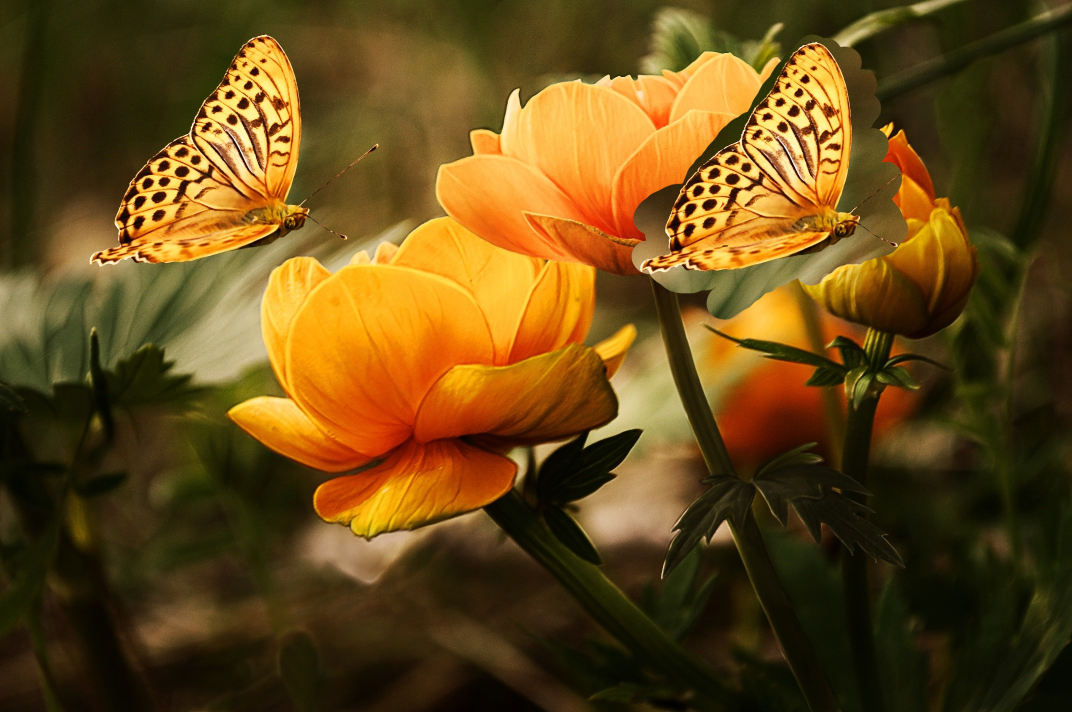
#> input picture image/colorFlower-cloned.jpeg, 2144 x 1424 px, found by its file name (shown at 1/2 size)
$ python cloning5.py
#> lines starting #> are read from the running program, lines starting #| are printed output that depends on the picture
#> further down, img is the input picture: shape (1424, 2144, 3); mean B, G, R 23.5, 73, 101.3
"""this is to do cloning detection using ORB and brute force matching"""
from cv2.cv2 import HOGDescriptor
from skimage import img_as_float
from skimage.segmentation import slic
import matplotlib.pyplot as plt
from skimage.segmentation import mark_boundaries
import numpy
import cv2
import scipy.spatial.distance
import time

class Data:
    def __init__(self, x1=None, y1=None, x2=None, y2=None):
        """this act as the constructor"""
        self.x1 = x1
        self.y1 = y1
        self.x2 = x2
        self.y2 = y2


class KeyDes:
    def __init__(self, keypoint=None, descriptor=None):
        """this act as the constructor"""
        self.keypoint = keypoint
        self.descriptor = descriptor

def getImageSegments(rgbImage: numpy.uint8, segments: int, sigma: int) -> numpy.ndarray:
    """this will return the slic segmetns"""
#> called with segments = 500, sigma = 5
    # img = img_as_float(image)
    bgrImage = rgbImage[:, :, ::-1]  # converted to bgr order because skimage work on bgr images
    segmentedData = slic(image=bgrImage, n_segments=segments, sigma=sigma)
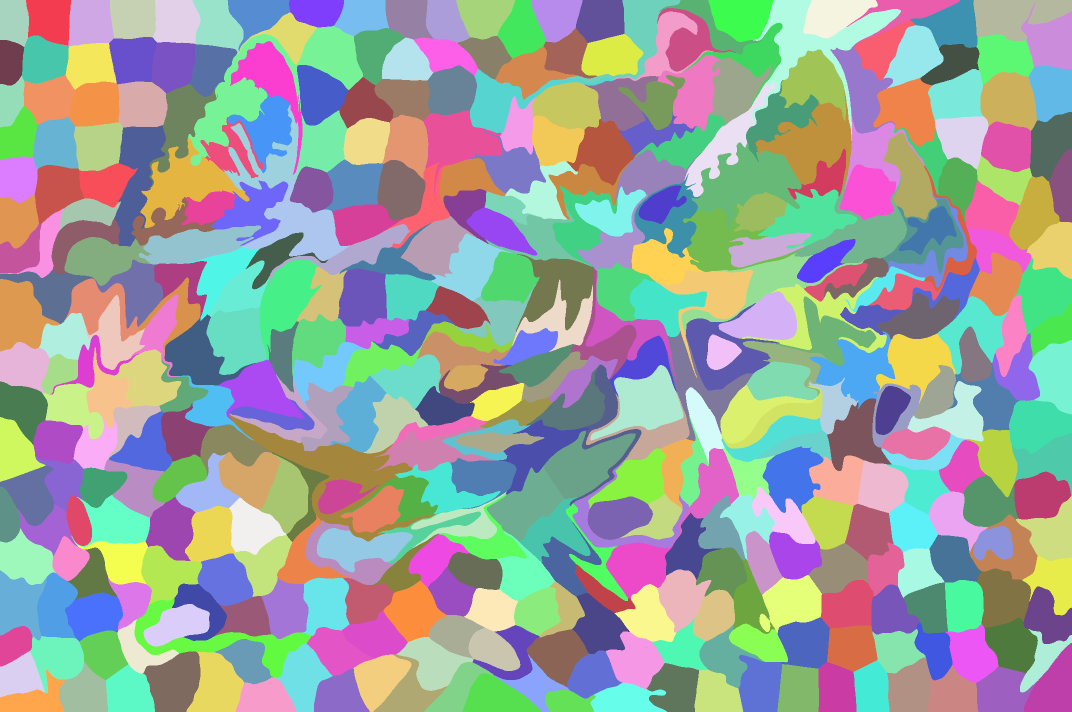
#> segmentedData: shape (1424, 2144) int64 (shown at 1/2 size); 432 distinct labels, from 1 to 432; one colour per label, 0 black
    # drawSegments(image=bgrImage, segments=segmentedData)
    return segmentedData


def drawSegments(image: numpy.float, segments: numpy.ndarray) -> None:
    # show the output of SLIC
    fig = plt.figure("Superpixels -- %d segments" % (50))
    ax = fig.add_subplot(1, 1, 1)
    ax.imshow(mark_boundaries(image, segments))
    plt.axis("off")
    # show the plots
    plt.show()
    return None


def resizeImage(image: numpy.uint8) -> numpy.uint8:
    """this will resize image if dimensions are greter than 512"""
    if image.shape[0] > 512:
        width = int(numpy.around((image.shape[1]) / 2))
        height = int(numpy.around(image.shape[0] / 2))
        resizedImage = cv2.resize(src=image, dsize=(width, height))
        return resizedImage
    return image

def getORBKesDes(image:numpy.ndarray, segments:numpy.ndarray):
    # Initiate ORB detector
    orb = cv2.ORB_create()

    # find the keypoints and descriptors with ORB
    keys, des = orb.detectAndCompute(image=image,mask=None)
#> keys = 500 keypoints; strongest (x, y, size): (1478, 285, 31), (377, 270, 31), (505, 143, 92.6), (496, 167, 92.6)

    '''separate the keypoints into two groups to use them in the knn clustering'''
    splitedDescriptions = numpy.array_split(des, 2)
#> splitedDescriptions = 2 items
    desRange1 = len(splitedDescriptions[0])
#> desRange1 = 250

    # create BFMatcher object
    bf = cv2.BFMatcher(cv2.NORM_HAMMING, crossCheck=True)

    print('type of keys = ', len(keys))
#| type of keys =  500
    print('shape of descriptors = ', des.shape)
#| shape of descriptors =  (500, 32)
    print('length of descriptors = ', len(des[0]))
#| length of descriptors =  32

    # Match descriptors.
    matches = bf.match(splitedDescriptions[0], splitedDescriptions[1])
#> matches = 55 matches
    '''the parameters -> query feature, train feature, cluster size'''
    print('length of matches : ', len(matches), ' type of matches - ', type(matches))
#| length of matches :  55  type of matches -  <class 'tuple'>

    # Apply ratio test
    count = 0
    bestMatches = {}  # dictionary to hold the cluster matches
    good = []
    for m in matches:
        count += 1
        print('match distance : ', m.distance, ' match train index : ',m.trainIdx, ' match query index : ', m.queryIdx, ' train image index : ', m.imgIdx)
        """if m.distance < 0.75 * n.distance:
            good.append([m])

            count += 1
            # print('distance : ', (m.distance / n.distance), m.trainIdx, n.trainIdx)
            print('n distance - ', n.distance, ' m distance - ', m.distance, ' m query index = ', m.queryIdx,
                  ' n train index = ', n.trainIdx)
            x1 = int(round(keys[m.queryIdx].pt[0]))
            y1 = int(round(keys[m.queryIdx].pt[1]))
            x2 = int(round(keys[n.trainIdx + desRange1 - 1].pt[0]))
            y2 = int(round(keys[n.trainIdx + desRange1 - 1].pt[1]))

            # img[int(round(keys[m.queryIdx].pt[1]) - 9):int(round(keys[m.queryIdx].pt[1] + 9)),
            #     int(round(keys[m.queryIdx].pt[0] - 9)):int(round(keys[m.queryIdx].pt[0] + 9)), 1] = 0

            # img[int(round(keys[n.trainIdx + desRange1 - 1].pt[1]) - 9):int(
            #     round(keys[n.trainIdx + desRange1 - 1].pt[1] + 9)),
            # int(round(keys[n.trainIdx + desRange1 - 1].pt[0] - 9)):int(
            #     round(keys[n.trainIdx + desRange1 - 1].pt[0] + 9)), 2] = 0

            '''draw patches around the keypoints matched'''
            img[y1 - 9:y1 + 9, x1 - 9:x1 + 9, 1] = 0
            img[y2 - 9:y2 + 9, x2 - 9:x2 + 9, 1] = 0

            ''' Draw a diagonal blue line with thickness of 5 px parameters: pt1 is in (x,y) order '''
            cv2.line(img=img, pt1=(x1, y1), pt2=(x2, y2), color=(255, 0, 0), thickness=1)

            segmentVal1 = segments[y1][x1]
            segmentVal2 = segments[y2][x2]
            '''segments are in (row,col) order and keypoint.pt is in (x,y) order and are in floating points'''

            '''filling the matched segments into the best matches dictionary'''
            if segmentVal1 in bestMatches:
                bestMatches[segmentVal1].append(segmentVal2)
            elif segmentVal2 in bestMatches:
                bestMatches[segmentVal2].append(segmentVal1)
            else:
                bestMatches[segmentVal1] = [segmentVal2]"""

        print('total count : ', count)

        return bestMatches
#> this loop made 1 pass
#> count on pass 1: 1
#| match distance :  71.0  match train index :  149  match query index :  7  train image index :  0
#| total count :  1
#> after the loop, count = 1


'''################################## execution start position ##############################################'''

start_time = time.time()
# img = cv2.imread('/home/waasala/workspace/PycharmProjects/OpenCVBasic/cloningDetection/image.png')
img = cv2.imread('/home/waasala/workspace/gimp/colorFlower-cloned.jpeg')
# img = (cv2.imread('/home/waasala/workspace/gimp/00007tamp4.jpg'))
# img = cv2.imread('/home/waasala/workspace/gimp/P1000472tamp5.jpg')
# img = cv2.imread('/home/waasala/workspace/gimp/P1000293tamp9.jpg')

segments = getImageSegments(rgbImage=img,segments=500,sigma=5)
matchedSegmetns = getORBKesDes(image=img,segments=segments)
#> matchedSegmetns = 0 items


print('time of execution - ', time.time() - start_time)

cv2.waitKey(0)
cv2.destroyAllWindows()

"""general knowledge
in python opencv image point can be accessed as -> img[10,100] = (255,255,255) # x=100,y=10
                                this is similar to -> img[x,y] = (255,255,255)"""

$ run again, with image/colorLandScape.jpg copied over image/colorFlower-cloned.jpeg
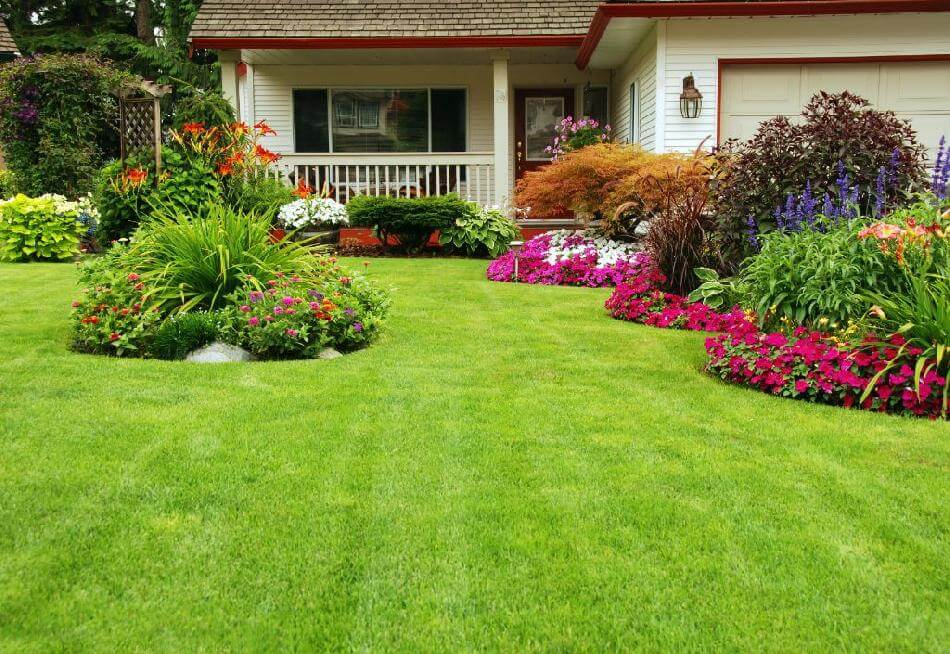
#> input picture image/colorLandScape.jpg, 950 x 654 px, found by its file name
#> img is the input picture: shape (654, 950, 3); mean B, G, R 55.8, 138.8, 122.3
#> in getImageSegments, `segmentedData = slic(image=bgrImage, n_segments=segments, sigma=sigma)`:
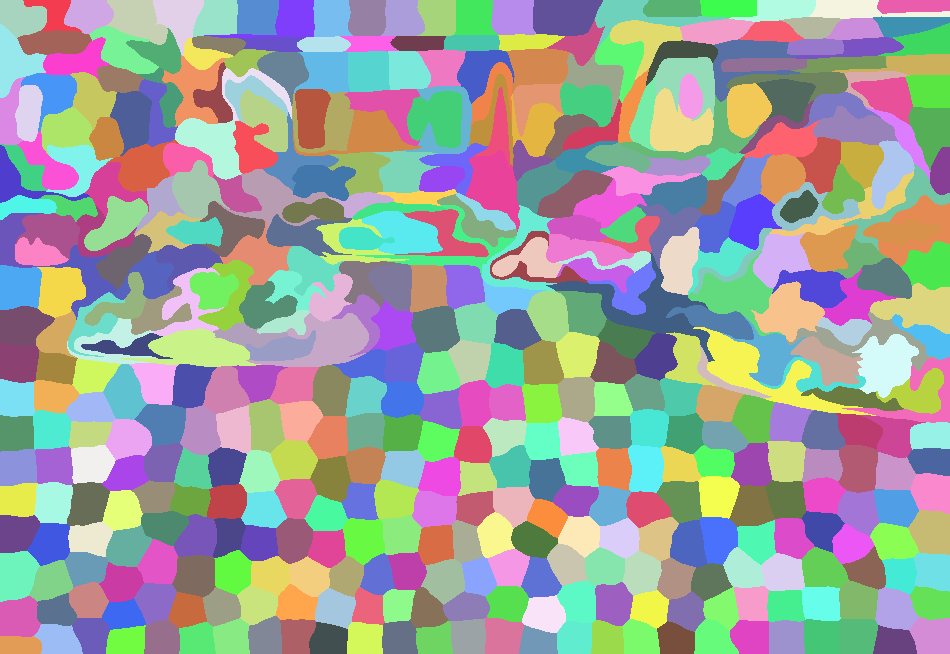
#> segmentedData: shape (654, 950) int64; 475 distinct labels, from 1 to 475; one colour per label, 0 black
#> keys = 500 keypoints; strongest (x, y, size): (331, 220, 31), (329, 220, 31), (125, 239, 31), (312, 221, 31)
#> splitedDescriptions = 2 items
#> desRange1 = 250
#| type of keys =  500
#| shape of descriptors =  (500, 32)
#| length of descriptors =  32
#> matches = 82 matches
#| length of matches :  82  type of matches -  <class 'tuple'>
#> the loop in getORBKesDes, `for m in matches:` made 1 pass
#> count on pass 1: 1
#> (printed output is left out)
#> after the loop in getORBKesDes, `for m in matches:`: count = 1
#> matchedSegmetns = 0 items
